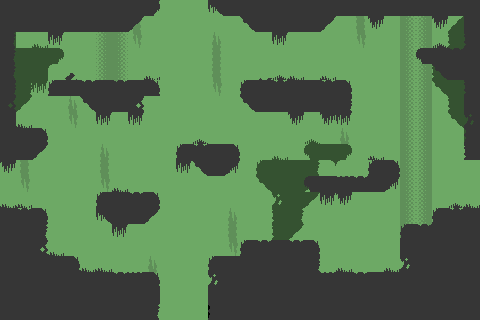

Tiled map render using the project's own tile images. Description and the map definition, with tile-layer contents summarised, below:
An orthogonal 30x20 tile map with 16x16 px tiles, 3 tile layers (backgroundLayer, middleLayer, a).

<map version="1.0" orientation="orthogonal" width="30" height="20" tilewidth="16" tileheight="16">
 <tileset firstgid="1" name="forest" tilewidth="16" tileheight="16">
  <image source="forest_tileset.png" width="128" height="128" />
 </tileset>
 <layer name="backgroundLayer" width="30" height="20">
  <data>[600 cells, 550 non-empty, 1 distinct tile ids]</data>
 </layer>
 <layer name="middleLayer" width="30" height="20">
  <data>[600 cells, 170 non-empty, 29 distinct tile ids]</data>
 </layer>
 <layer name="a" width="30" height="20">
  <data>[600 cells, 241 non-empty, 15 distinct tile ids]</data>
 </layer>
</map>
